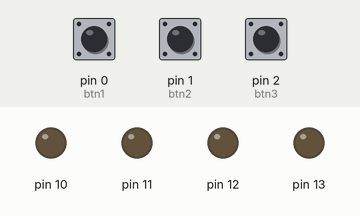
Recording of a sketch running on a simulated Arduino Uno, built with avr-gcc and run on an emulated ATmega328P. On the bench: output pins drawn as LEDs (lit = HIGH). Dashed ring = blinking. Inputs (shaded band) come from the test bench; at power-on: pin 0 (btn1) LOW, pin 1 (btn2) LOW, pin 2 (btn3) LOW.

Above: at 1.4 s.
1.5 s: pin 0 (btn1) pulled HIGH for 1 s
At 1.65 s:
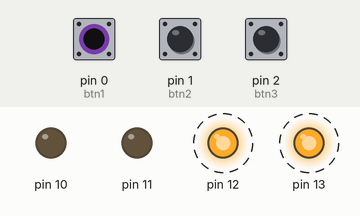
4.1 s: pin 1 (btn2) pulled HIGH for 3.2 s
At 4.55 s:
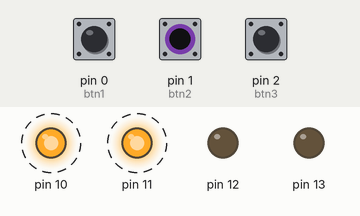
8.8 s: pin 2 (btn3) pulled HIGH for 0.35 s
At 9.35 s:
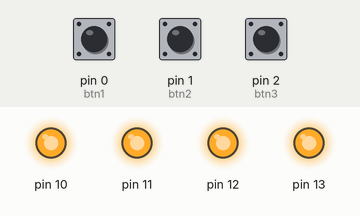
11.0 s: pin 2 (btn3) pulled HIGH for 3.2 s
At 11.35 s:
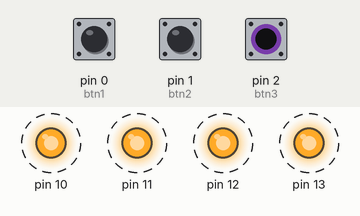
15.7 s: pin 0 (btn1) pulled HIGH for 3.2 s
At 18.8 s:
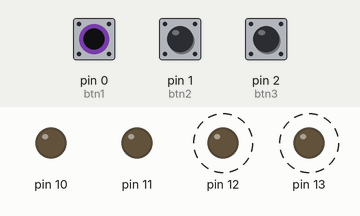
Timing chart, 0 to 20.3 s (numbered marks = the images above; inputs shaded):
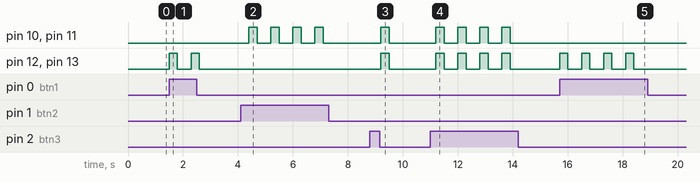

Measured:
- after the input at 1.5 s, pin 12, pin 13: alternates HIGH for 0.30 s and LOW for 0.50 s, 4 changes in all, then stays LOW, starting at once
- after the input at 4.1 s, pin 10, pin 11: alternates HIGH for 0.30 s and LOW for 0.50 s, 8 changes in all, then stays LOW, starting after 0.30 s
- after the input at 8.8 s, pin 10–13: LOW → HIGH after 0.40 s, → LOW 0.30 s later
- after the input at 11.0 s, pin 10–13: alternates HIGH for 0.30 s and LOW for 0.50 s, 8 changes in all, then stays LOW, starting after 0.20 s
- after the input at 15.7 s, pin 12, pin 13: alternates HIGH for 0.30 s and LOW for 0.50 s, 8 changes in all, then stays LOW, starting at once

The sketch:

setaV01.ino
```cpp
const int btn1 = 0;
const int btn2 = 1;
const int btn3 = 2;

int cond = 0;
int cond1 = 0;
int cond2 = 0;

void setup()
{
  pinMode(13, OUTPUT);
  pinMode(12, OUTPUT);
  pinMode(11, OUTPUT);
  pinMode(10, OUTPUT);
  pinMode(btn1, INPUT);

}

void loop()
{

  cond  = digitalRead(btn1);
  cond1  = digitalRead(btn2);
  cond2  = digitalRead(btn3);

  if(cond == HIGH ) {

  digitalWrite(13, HIGH);
  digitalWrite(12, HIGH);
  digitalWrite(11, LOW);
  digitalWrite(10, LOW);
  delay(300);
  digitalWrite(13, LOW);
  digitalWrite(12, LOW);
  digitalWrite(11, LOW);
  digitalWrite(10, LOW);
  delay(300);

  }

  if(cond == LOW ) {

  digitalWrite(13, LOW);
  digitalWrite(12, LOW);
  digitalWrite(11, LOW);
  digitalWrite(10, LOW);
  delay(100);

  }


  if(cond1 == HIGH ) {

  digitalWrite(13, LOW);
  digitalWrite(12, LOW);
  digitalWrite(11, HIGH);
  digitalWrite(10, HIGH);
  delay(300);
  digitalWrite(13, LOW);
  digitalWrite(12, LOW);
  digitalWrite(11, LOW);
  digitalWrite(10, LOW);
  delay(300);
  }

  if(cond1 == LOW ) {

  digitalWrite(13, LOW);
  digitalWrite(12, LOW);
  digitalWrite(11, LOW);
  digitalWrite(10, LOW);
  delay(100);

  }


  if(cond2 == HIGH ) {

  digitalWrite(13, HIGH);
  digitalWrite(12, HIGH);
  digitalWrite(11, HIGH);
  digitalWrite(10, HIGH);
  delay(300);
  digitalWrite(13, LOW);
  digitalWrite(12, LOW);
  digitalWrite(11, LOW);
  digitalWrite(10, LOW);
  delay(300);
  }

  if(cond2 == LOW ) {

  digitalWrite(13, LOW);
  digitalWrite(12, LOW);
  digitalWrite(11, LOW);
  digitalWrite(10, LOW);
  delay(100);

  }


}
```
